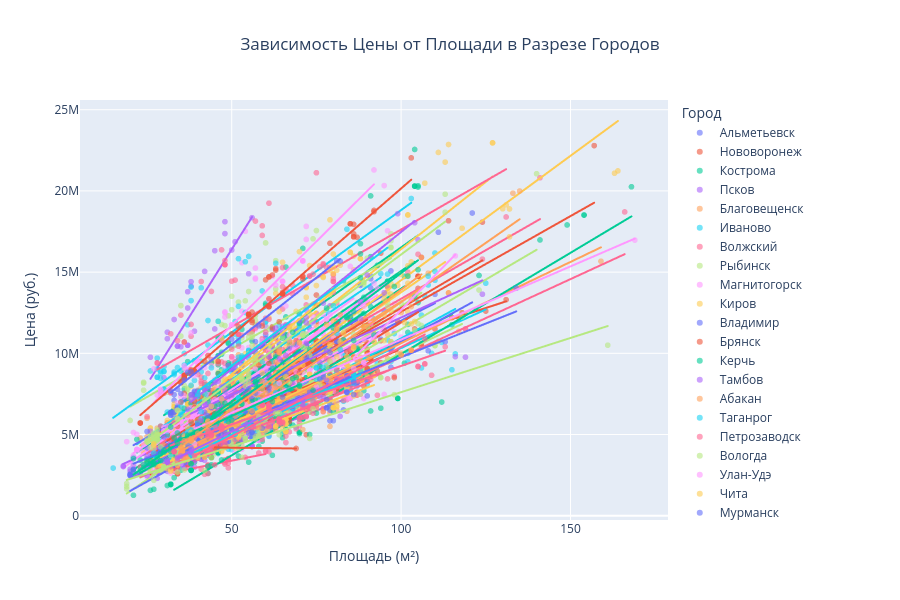

The notebook cell this image was saved under:
### Markdown cell above
## Анализ корреляций и мультиколлинеарности

**Ключевые наблюдения из корреляционного анализа:**

1. **Сильные предикторы цены (|r| > 0.5):**
   - Признаки с наиболее высокой корреляцией будут **основой для модели**

2. **Средние предикторы (0.2 < |r| < 0.5):**
   - Дают **дополнительную предсказательную силу**
   - Важны для тонкой настройки модели

3. **Слабые предикторы (|r| < 0.2):**
   - Могут быть исключены для **упрощения модели**
   - Но иногда важны в комбинации с другими признаками

**Типичные коррелирующие пары:**
- Площадь ↔ Количество комнат 
- Этаж ↔ Этажность_дома 
- Расстояния до разных объектов инфраструктуры

### Code cell
# Диаграмма рассеяния для площади и цены
sample_df = df.sample(min(5000, len(df)), random_state=42)

fig_scatter_area_price = px.scatter(
    sample_df,
    x='Площадь',
    y='Цена',
    color='Город',
    title='Зависимость Цены от Площади в Разрезе Городов',
    labels={'Площадь': 'Площадь (м²)', 'Цена': 'Цена (руб.)'},
    hover_data=['Цена_за_квадратный_метр', 'Rooms_Count'],
    opacity=0.6,
    trendline='ols'
)

fig_scatter_area_price.update_layout(
    title_x=0.5,
    height=600
)
fig_scatter_area_price.show()

# Корреляция площади и цены
print(f"Корреляция Площадь-Цена: {df['Площадь'].corr(df['Цена']):.3f}")
